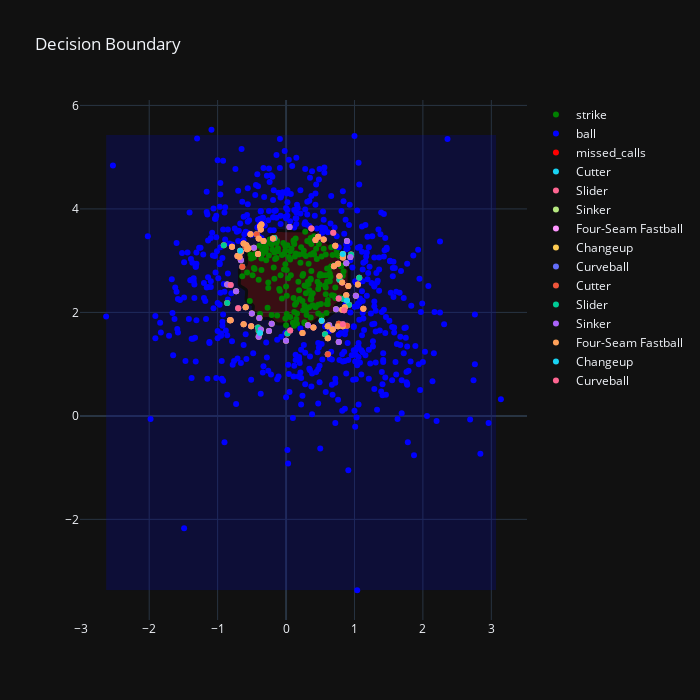

The notebook cell saved with this chart:
### Markdown cell above
Now lets plot the labels on missed calls, just to see before we start getting probabilities

### Code cell
df['pitch_name'] = df['pitch_name']

# reinstate df_missed so that it has our pitch names
df_missed = df.loc[wrong]

# Plot the new traces
plots = []
for pitch in df_missed['pitch_name'].unique():
    dfplot = df_missed[df_missed['pitch_name'] == pitch]
    plots.append(go.Scatter(
        x=dfplot['plate_x'],
        y=dfplot['plate_z'],
        mode='markers',
        name=pitch,
    ))
fig.add_traces(data=plots)
